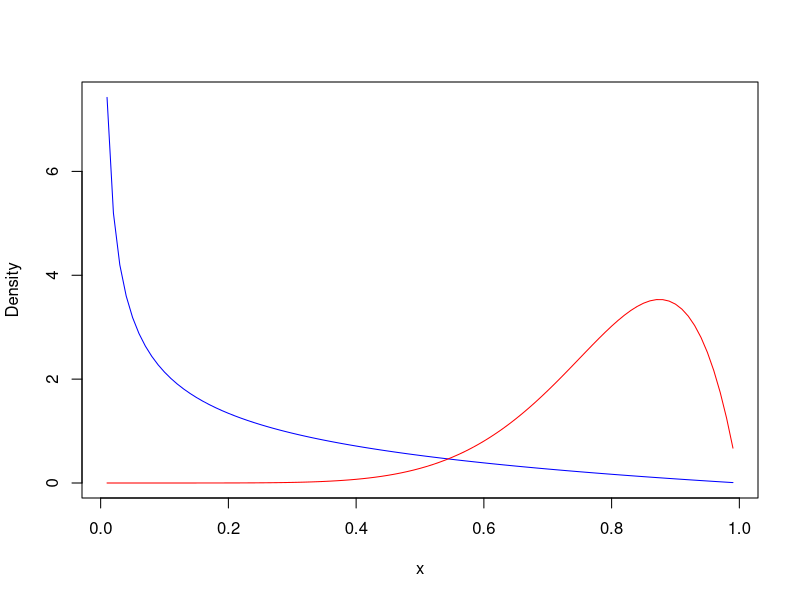

Write the R code that produced this figure. (Note: this script raises an error after producing the figure.)
if (interactive()) par.default <- par(ask=TRUE)

#-----  Test Beta Distribution  -----
#    "shape1" Markov dependent
#    "shape2" time dependent

Pi <- matrix(c(0.8, 0.2,
               0.3, 0.7),
             byrow=TRUE, nrow=2)

x <- seq(0.01, 0.99, 0.01)
plot(x, dbeta(x, shape1=0.5, shape2=2), type="l",
     col="blue", ylab="Density")
points(x, dbeta(x, shape1=8, shape2=2), type="l", col="red")

n <- 1000
x <- dthmm(NULL, Pi, c(0,1), "beta", pm=list(shape1=c(0.5, 6)),
           pn=list(shape2=rep(2, n)))

x <- simulate(x, nsim=n)

#    use above parameter values as initial values
y <- BaumWelch(x)

#   check parameter estimates
print(summary(y))
print(sum(y$delta))
print(y$Pi %*% rep(1, ncol(y$Pi)))


#-----  Test Beta Distribution  -----
#    "shape2" Markov dependent
#    "shape1" time dependent

Pi <- matrix(c(0.8, 0.2,
               0.3, 0.7),
             byrow=TRUE, nrow=2)

x <- seq(0.01, 0.99, 0.01)
plot(x, dbeta(x, shape1=2, shape2=6), type="l",
     col="blue", ylab="Density")
points(x, dbeta(x, shape1=2, shape2=0.5), type="l", col="red")

n <- 1000
x <- dthmm(NULL, Pi, c(0,1), "beta", pm=list(shape2=c(0.5, 6)),
           pn=list(shape1=rep(2, n)))

x <- simulate(x, nsim=n)

#    use above parameter values as initial values
y <- BaumWelch(x)

#   check parameter estimates
print(summary(y))
print(sum(y$delta))
print(y$Pi %*% rep(1, ncol(y$Pi)))

if (interactive()) par(par.default)
